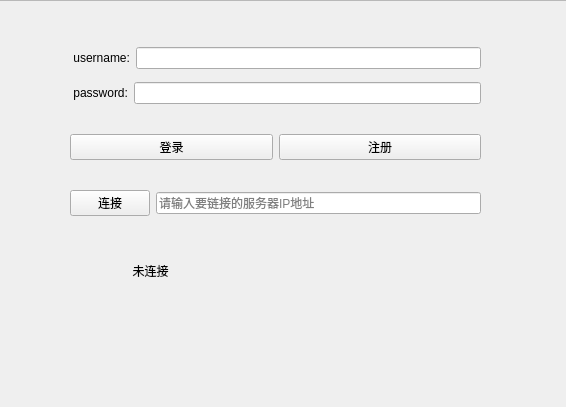
<?xml version="1.0" encoding="UTF-8"?>
<ui version="4.0">
 <class>log_reg</class>
 <widget class="QWidget" name="log_reg">
  <property name="geometry">
   <rect>
    <x>0</x>
    <y>0</y>
    <width>566</width>
    <height>407</height>
   </rect>
  </property>
  <property name="windowTitle">
   <string>登陆界面</string>
  </property>
  <property name="windowIcon">
   <iconset resource="resource.qrc">
    <normaloff>:/rsc/head.jpg</normaloff>:/rsc/head.jpg</iconset>
  </property>
  <widget class="QFrame" name="frame">
   <property name="geometry">
    <rect>
     <x>-10</x>
     <y>0</y>
     <width>581</width>
     <height>411</height>
    </rect>
   </property>
   <property name="frameShape">
    <enum>QFrame::StyledPanel</enum>
   </property>
   <property name="frameShadow">
    <enum>QFrame::Raised</enum>
   </property>
   <widget class="QWidget" name="verticalLayoutWidget_4">
    <property name="geometry">
     <rect>
      <x>80</x>
      <y>110</y>
      <width>411</width>
      <height>131</height>
     </rect>
    </property>
    <layout class="QVBoxLayout" name="verticalLayout_4">
     <item>
      <layout class="QHBoxLayout" name="horizontalLayout">
       <item>
        <widget class="QPushButton" name="log_pbn">
         <property name="text">
          <string>登录</string>
         </property>
        </widget>
       </item>
       <item>
        <widget class="QPushButton" name="reg_pbn">
         <property name="text">
          <string>注册</string>
         </property>
        </widget>
       </item>
      </layout>
     </item>
     <item>
      <layout class="QHBoxLayout" name="horizontalLayout_3">
       <item>
        <widget class="QPushButton" name="link_pbn">
         <property name="text">
          <string>连接</string>
         </property>
        </widget>
       </item>
       <item>
        <widget class="QLineEdit" name="ip_line">
         <property name="placeholderText">
          <string>请输入要链接的服务器IP地址</string>
         </property>
        </widget>
       </item>
      </layout>
     </item>
    </layout>
   </widget>
   <widget class="QLabel" name="port_num">
    <property name="geometry">
     <rect>
      <x>240</x>
      <y>240</y>
      <width>251</width>
      <height>51</height>
     </rect>
    </property>
    <property name="text">
     <string/>
    </property>
    <property name="alignment">
     <set>Qt::AlignCenter</set>
    </property>
   </widget>
   <widget class="QLabel" name="log_or_reg_inform">
    <property name="geometry">
     <rect>
      <x>30</x>
      <y>310</y>
      <width>531</width>
      <height>51</height>
     </rect>
    </property>
    <property name="text">
     <string/>
    </property>
    <property name="alignment">
     <set>Qt::AlignCenter</set>
    </property>
   </widget>
   <widget class="QWidget" name="verticalLayoutWidget_5">
    <property name="geometry">
     <rect>
      <x>80</x>
      <y>40</y>
      <width>411</width>
      <height>71</height>
     </rect>
    </property>
    <layout class="QVBoxLayout" name="verticalLayout_5">
     <item>
      <layout class="QHBoxLayout" name="horizontalLayout_4">
       <item>
        <widget class="QLabel" name="username">
         <property name="text">
          <string> username:</string>
         </property>
        </widget>
       </item>
       <item>
        <widget class="QLineEdit" name="username_line"/>
       </item>
      </layout>
     </item>
     <item>
      <layout class="QHBoxLayout" name="horizontalLayout_5">
       <item>
        <widget class="QLabel" name="password">
         <property name="text">
          <string> password:</string>
         </property>
        </widget>
       </item>
       <item>
        <widget class="QLineEdit" name="password_line"/>
       </item>
      </layout>
     </item>
    </layout>
   </widget>
   <widget class="QLabel" name="link_state">
    <property name="geometry">
     <rect>
      <x>80</x>
      <y>240</y>
      <width>161</width>
      <height>61</height>
     </rect>
    </property>
    <property name="styleSheet">
     <string notr="true">alternate-background-color: rgb(0, 0, 255);</string>
    </property>
    <property name="text">
     <string>未连接</string>
    </property>
    <property name="alignment">
     <set>Qt::AlignCenter</set>
    </property>
   </widget>
  </widget>
 </widget>
 <resources>
  <include location="resource.qrc"/>
 </resources>
 <connections/>
</ui>
